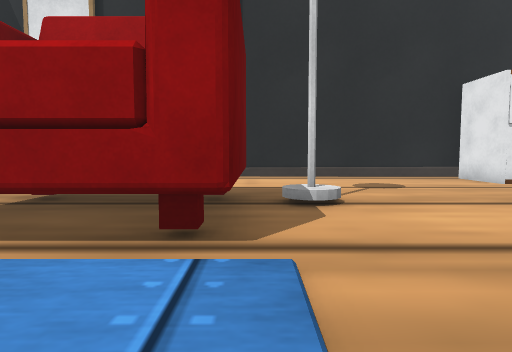
View 1 (above)

23 first-person views from a walk through a Webots world. The camera is 0.08 m above the floor, tilts 4° down and sees 75° across. The floor is counted in squares, 0.1 m on a side. Each view is taken from the middle of a square. On the plan, view 1 faces up. The plan holds only what a view shows up to about 11 squares ahead; the rest is blank. The robots in the file are not drawn. Simple shapes and patterns stand in for the simulator's stock objects.

View 2
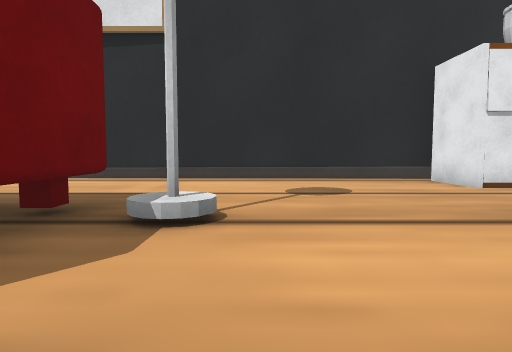

View 3
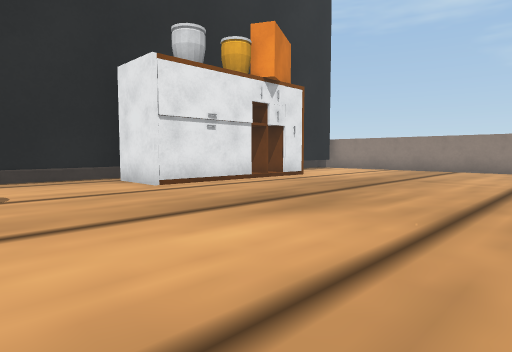

View 4
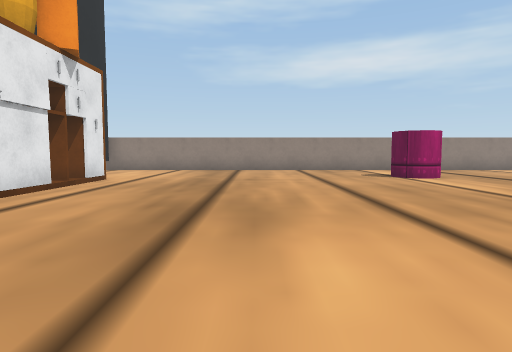

View 5
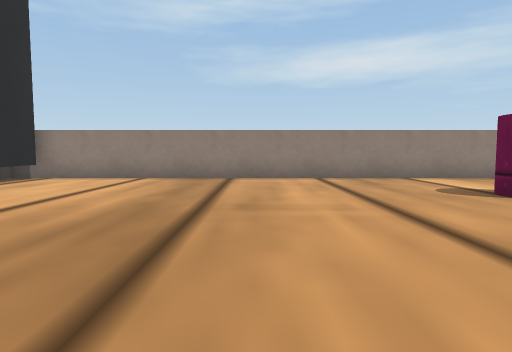

View 6
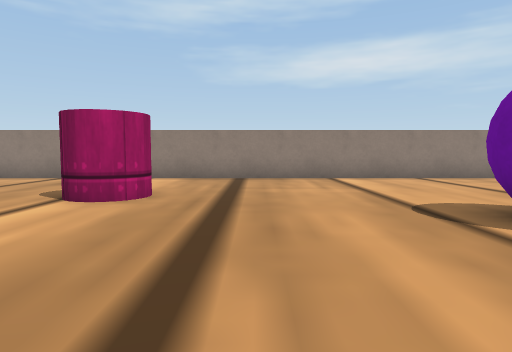

View 7
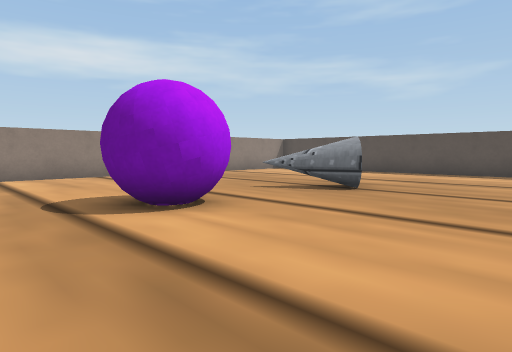

View 8
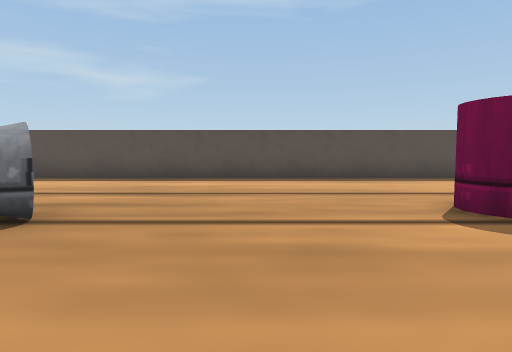

View 9
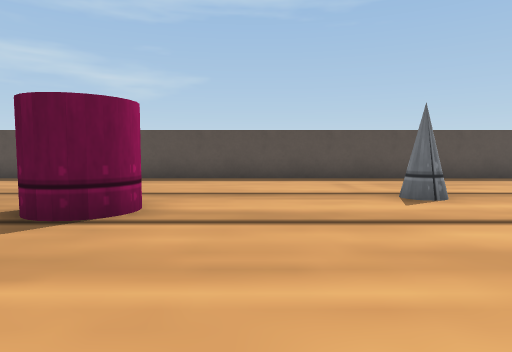

View 10
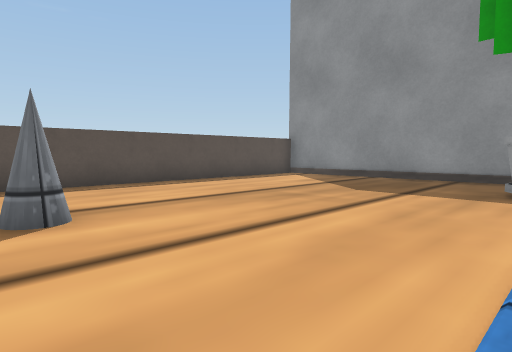

View 11
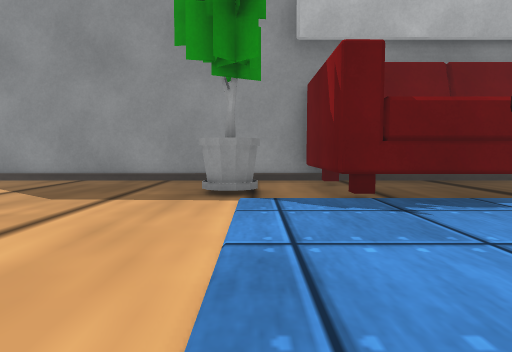

View 12
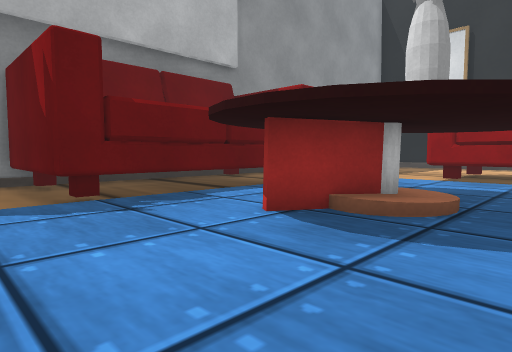

View 13
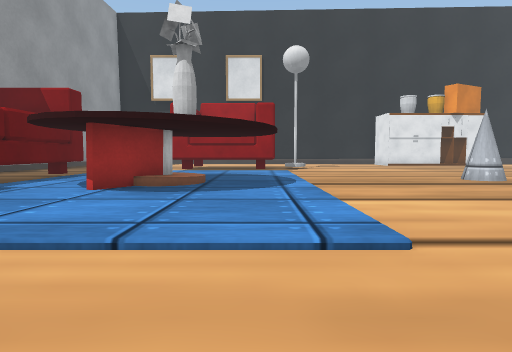

View 14
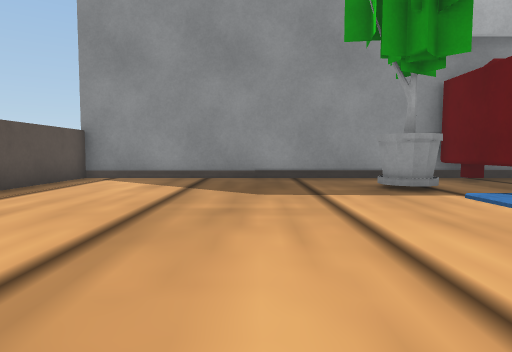

View 15
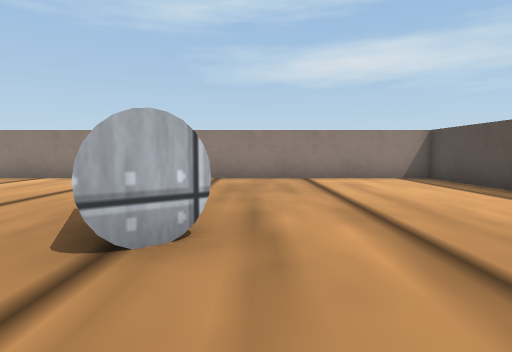

View 16
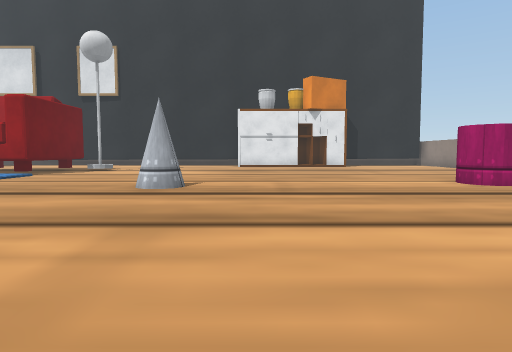

View 17
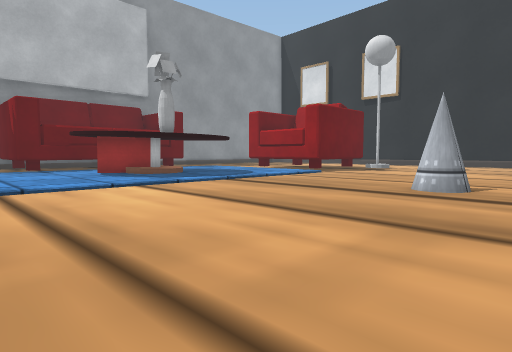

View 18
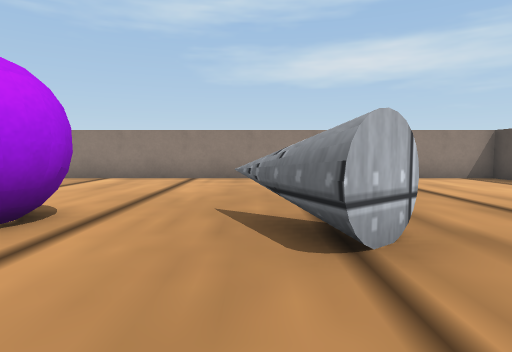

View 19
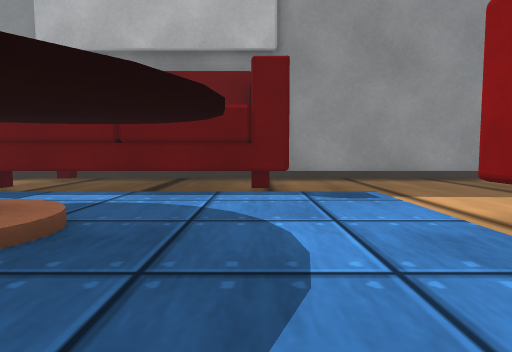

View 20
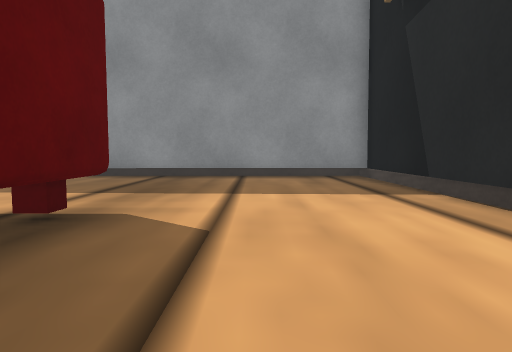

View 21
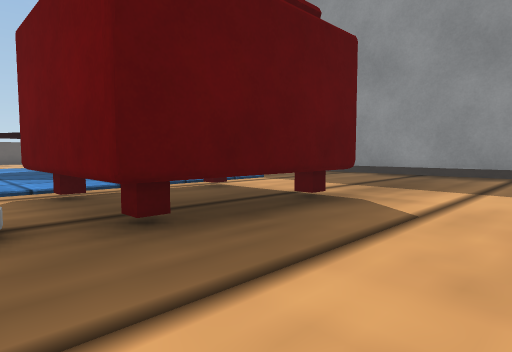

View 22
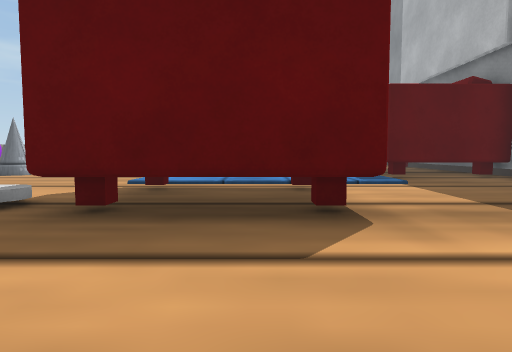

View 23
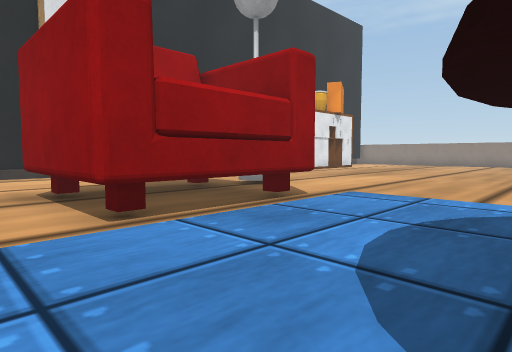

### Floor plan
Key: @ floor where view 1 was taken; # wall or solid block; . floor; / step, stairs or slope; C cabinet; A armchair; M magenta cylinder; B purple ball; N cone; T tree; S sofa; I side table; K book.
Columns run from 12 left of view 1 to 19 right of it. Each row starts with its distance up from view 1.
 13  ####################
 12  #........##########         ###
 11  #.................C C     ....#
 10  #.................CCCCCCC.....#
  9  #.............................#
  8  #.............................#
  7  #......AAAAA..................#
  6  #......AAAAA#.................#
  5  #......A  AA..................#
  4  #......A  AA..................#
  3  #......AAAAA..................#
  2  #.../      ...................#
  1  #...       ...................#
  0  #SSSS      @.............MM...#
 -1 # S  S.      ....NN.......M....#
 -2 # S  S     I...................#
 -3 # S  S  IK I...................#
 -4 #SS  S  KI I...................#
 -5 #SS  S      ...................#
 -6 #SSSSS      ...........BB......#
 -7 ##...       ...........BB .....#
 -8 ##.TT/..................B......#
 -9 ##.TT..........................#
-10 #.......................N......#
-11 #...............MM.....NN......#
-12 #...............MM.............#
-13 #..........N...................#
-14 #..............................#
-15 #..............................#
-16 #..............................#
-17 #..............................#
-18 ################################

Positions as (right, up) in squares from view 1, and headings:
1: (0, 0), facing up
2: (2, 2), facing up
3: (3, 2), facing up-right
4: (3, 5), facing right
5: (8, 5), facing right
6: (8, -3), facing right
7: (7, -4), facing down-right
8: (8, -7), facing down
9: (2, -7), facing down
10: (0, -8), facing down-left
11: (-1, -8), facing left
12: (-1, -8), facing up-left
13: (-1, -11), facing up
14: (-1, -12), facing left
15: (8, -12), facing right
16: (8, -9), facing up
17: (8, -9), facing up-left
18: (8, -10), facing right
19: (0, 0), facing left
20: (0, 9), facing left
21: (1, 10), facing down-left
22: (-3, 11), facing down
23: (-6, -1), facing up-right
